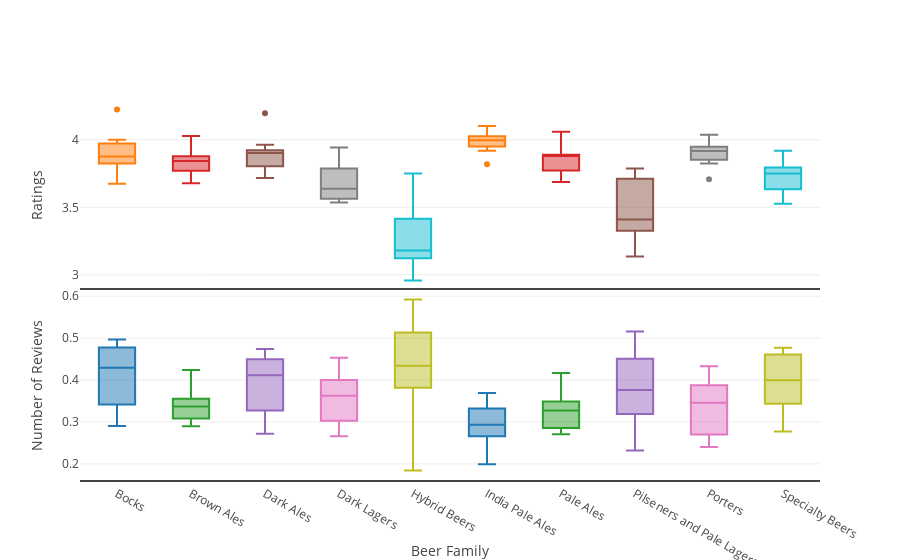

Notebook code for this chart:
### Code cell
### Show boxplots of the percentage of beers rated in each family by the top 10 reviewers
def boxplot_family():
    top10 = reviews.groupby('username').agg('count').sort_values('posted',ascending=False).index[:10].values
    df = reviews[reviews.username.isin(top10)].join(beers[['family','BAscore']],on='beer_id',how='left')
    df = df.groupby(by=['family','username']).agg({'posted':'count','score':'mean'})
    families = df.reset_index().family.unique()    
    data = []
    fig = tools.make_subplots(rows=2, cols=1)
    i=0
    for family in families[:10]:
        num_beers = len(beers.reset_index()[beers.family == family].index.values)
        trace1 = go.Box(
            y=df.loc[family]['posted'] / num_beers,
            name=family,
            xaxis='x1',
            yaxis='y1'
            
        )
        trace2 = go.Box(
            y=df.loc[family]['score'],
            name=family,
            xaxis='x1',
            yaxis='y2'
        )
        data.append(trace1)
        data.append(trace2)
        i=i+1
            
    layout = go.Layout(
        xaxis = dict(            
            anchor='x1',
            title='Beer Family',
            linewidth = 2,
            mirror = True
        ),
        yaxis1 = dict(
            domain=[0, 0.5],
            anchor='y1',
            title = 'Number of Reviews'
        ),
        
        yaxis2 = dict(
            domain=[0.5, 1],
            anchor='y2',
            title = 'Ratings'
        ),
        showlegend = False
        
    )
    fig = go.Figure(data=data,layout=layout)
    
    return plotly.offline.iplot(fig)
boxplot_family()

### Figure 1 — Plotly figure (JSON) as saved in the notebook; plotly's stock layout.template omitted (floating-point values rounded to 4 significant figures)
{"data": [{"name": "Bocks", "type": "box", "uid": "24f0ed6f-56c5-4ed6-9705-00ff877aa9fa", "xaxis": "x", "y": [0.4516, 0.4581, 0.3226, 0.4, 0.4968, 0.2903, 0.4774, 0.4903, 0.3419, 0.4065], "yaxis": "y"}, {"name": "Bocks", "type": "box", "uid": "b4c2237e-17f9-4e3a-9402-5b5bb6cd131e", "xaxis": "x", "y": [3.869, 4.224, 3.827, 3.675, 3.953, 3.885, 3.824, 3.972, 3.999, 3.824], "yaxis": "y2"}, {"name": "Brown Ales", "type": "box", "uid": "110d4446-8f01-4718-a2ef-0e88125f05d9", "xaxis": "x", "y": [0.3406, 0.3043, 0.3333, 0.308, 0.4203, 0.2899, 0.4239, 0.3551, 0.3406, 0.3333], "yaxis": "y"}, {"name": "Brown Ales", "type": "box", "uid": "a48514b7-e84b-4755-9455-833d46810bc4", "xaxis": "x", "y": [3.771, 4.027, 3.84, 3.677, 3.845, 3.856, 3.743, 3.878, 3.899, 3.787], "yaxis": "y2"}, {"name": "Dark Ales", "type": "box", "uid": "6b51c48d-44cc-47fc-966c-f24c17f66b0c", "xaxis": "x", "y": [0.4495, 0.3275, 0.3902, 0.4321, 0.4704, 0.2718, 0.4355, 0.4739, 0.3066, 0.3554], "yaxis": "y"}, {"name": "Dark Ales", "type": "box", "uid": "23587ab9-4a01-40fc-b014-cd2d66594b9c", "xaxis": "x", "y": [3.9, 4.197, 3.856, 3.717, 3.902, 3.804, 3.793, 3.964, 3.921, 3.914], "yaxis": "y2"}, {"name": "Dark Lagers", "type": "box", "uid": "1339b38d-a76d-4b57-84c4-c936c2bd7eb4", "xaxis": "x", "y": [0.4, 0.3844, 0.3094, 0.3031, 0.2656, 0.2875, 0.4531, 0.3594, 0.4406, 0.3656], "yaxis": "y"}, {"name": "Dark Lagers", "type": "box", "uid": "7ec92b48-37dd-4c84-adec-508223d98f7f", "xaxis": "x", "y": [3.536, 3.943, 3.615, 3.555, 3.66, 3.68, 3.586, 3.859, 3.787, 3.563], "yaxis": "y2"}, {"name": "Hybrid Beers", "type": "box", "uid": "f377234e-553e-40e3-8374-d4cb7c569497", "xaxis": "x", "y": [0.3816, 0.5132, 0.3947, 0.4868, 0.1842, 0.2105, 0.5921, 0.3816, 0.5921, 0.4737], "yaxis": "y"}, {"name": "Hybrid Beers", "type": "box", "uid": "c4f87bf0-1d6f-4fe2-810e-76ff1ddba3a6", "xaxis": "x", "y": [3.151, 3.584, 3.176, 3.122, 3.186, 3.233, 3.077, 3.75, 3.416, 2.958], "yaxis": "y2"}, {"name": "India Pale Ales", "type": "box", "uid": "fcfd3797-c510-4f27-8223-a1d8188cd381", "xaxis": "x", "y": [0.2913, 0.1993, 0.3691, 0.2656, 0.3494, 0.2797, 0.3319, 0.3268, 0.2951, 0.2566], "yaxis": "y"}, {"name": "India Pale Ales", "type": "box", "uid": "8f29663e-053a-471e-8649-2e618f40b480", "xaxis": "x", "y": [4.026, 4.102, 3.95, 3.818, 4.017, 3.968, 3.918, 4.047, 4.021, 3.974], "yaxis": "y2"}, {"name": "Pale Ales", "type": "box", "uid": "cd80e01c-aec9-4249-b879-80a49b66e87c", "xaxis": "x", "y": [0.3422, 0.2823, 0.4169, 0.3298, 0.349, 0.2705, 0.3706, 0.3249, 0.2891, 0.2854], "yaxis": "y"}, {"name": "Pale Ales", "type": "box", "uid": "092e5d7b-8950-4773-bcb8-34b2da9f7540", "xaxis": "x", "y": [3.826, 4.059, 3.876, 3.687, 3.889, 3.888, 3.773, 3.952, 3.883, 3.764], "yaxis": "y2"}, {"name": "Pilseners and Pale Lagers", "type": "box", "uid": "e5e01f35-363d-4059-a27c-72f6d8e2aac7", "xaxis": "x", "y": [0.3376, 0.4506, 0.387, 0.3192, 0.2472, 0.2316, 0.4845, 0.3715, 0.5155, 0.3814], "yaxis": "y"}, {"name": "Pilseners and Pale Lagers", "type": "box", "uid": "0a55282e-3703-4520-992b-769e432b2ad3", "xaxis": "x", "y": [3.267, 3.558, 3.449, 3.37, 3.759, 3.711, 3.372, 3.787, 3.327, 3.136], "yaxis": "y2"}, {"name": "Porters", "type": "box", "uid": "a70d9938-2ac1-4463-9895-0a470957e996", "xaxis": "x", "y": [0.3673, 0.2562, 0.39, 0.3288, 0.4331, 0.2971, 0.3878, 0.3628, 0.2404, 0.2698], "yaxis": "y"}, {"name": "Porters", "type": "box", "uid": "8f8e4f5e-6782-4e72-9909-e8a5101229d6", "xaxis": "x", "y": [3.877, 4.036, 3.939, 3.707, 3.905, 3.929, 3.853, 3.981, 3.948, 3.824], "yaxis": "y2"}, {"name": "Specialty Beers", "type": "box", "uid": "f65b414b-6ec2-4f38-8b66-4b285ba5e2d8", "xaxis": "x", "y": [0.3752, 0.3433, 0.477, 0.4232, 0.3433, 0.2774, 0.4611, 0.475, 0.4451, 0.3413], "yaxis": "y"}, {"name": "Specialty Beers", "type": "box", "uid": "e5056aac-e0c0-4fd4-8215-559f1cfeb9f1", "xaxis": "x", "y": [3.754, 3.916, 3.786, 3.608, 3.795, 3.724, 3.634, 3.919, 3.745, 3.526], "yaxis": "y2"}], "layout": {"showlegend": false, "xaxis": {"anchor": "x", "linewidth": 2, "mirror": true, "title": {"text": "Beer Family"}}, "yaxis": {"anchor": "y", "domain": [0, 0.5], "title": {"text": "Number of Reviews"}}, "yaxis2": {"anchor": "y2", "domain": [0.5, 1], "title": {"text": "Ratings"}}}}
